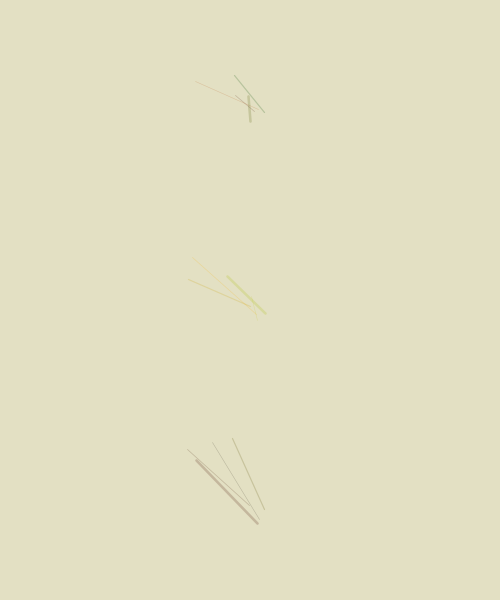
Frame 1 (no input)
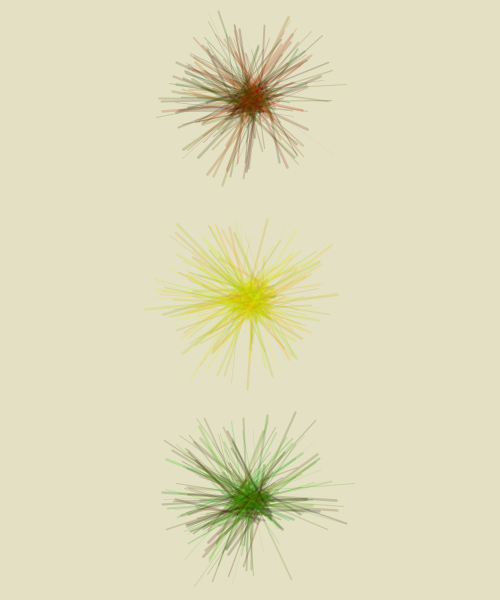
Frame 60 (the mouse pressed at the canvas centre just before this capture)
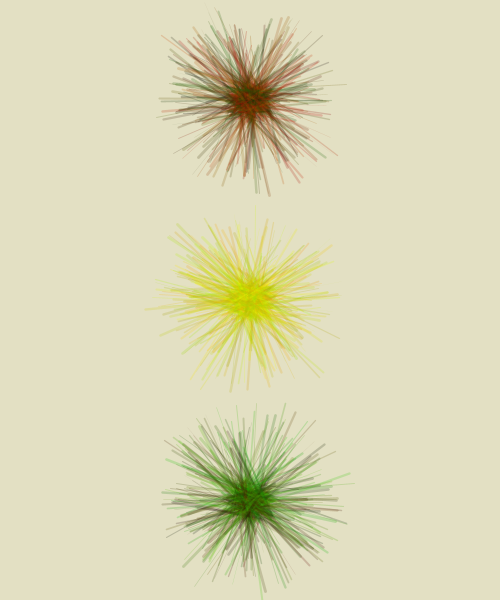
Frame 120 (the mouse held since frame 60 and released just before this capture)

The Processing sketch that drew these frames (run headless with seeded random() and noise(); from frame 60 on, the mouse is pressed at the canvas centre):

// Processing sketch: processing_150135
// ── processing_150135.pde

void setup() {
  size(500, 600); 
  background(#E3E0C3);
  noFill();
}

void draw() {

  float s;
  s= random(-1, 1);



  for (int i=1; i<5; i++) {

    strokeWeight(random(3));
    pushMatrix();

    translate(250, 300);
    rotate(frameCount*s);
    stroke( random(150,255), random(150,255),0, 50);
    line(i+s-random(80), i+s-random(80), i+random(20)-s, i+random(20)-s);
    popMatrix();


    pushMatrix();
    translate(250, 100);
    rotate(frameCount*s);
    stroke(random(200), random(100), 0, 50);
    line(i+s-random(80), i+s-random(80), i+random(20)-s, i+random(20)-s);
    popMatrix();

    pushMatrix();
    translate(250, 500);
    rotate(frameCount*s);
    stroke(random(100), random(200), 0, 50);
    line(i+s-random(80), i+s-random(80), i+random(20)-s, i+random(20)-s);
    popMatrix();
  }
}
